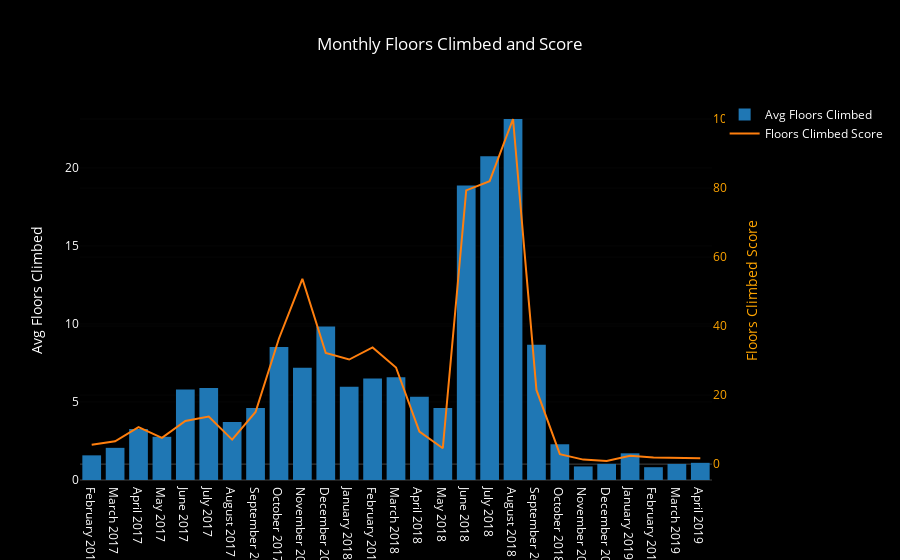

The code cell stored with this chart in its notebook:
### Code cell
bars = go.Bar(x=month_df.month_year, y=month_df.mean_flrs,
              name='Avg Floors Climbed', yaxis='y1')

score_line = go.Scatter(x=month_df.month_year, y=month_df.floors_score,
                        name='Floors Climbed Score', yaxis='y2')

layout = go.Layout({'plot_bgcolor': 'black', 'paper_bgcolor': 'black',
                    'font': {'color': 'white'},
                    'title': 'Monthly Floors Climbed and Score',
                    'yaxis': {'title': 'Avg Floors Climbed'},
                    'yaxis2': {'title': 'Floors Climbed Score',
                               'titlefont': {'color': 'orange'},
                               'tickfont': {'color': 'orange'},
                               'overlaying': 'y',
                               'side': 'right'},
                   'xaxis': {'type': '-'}})

data = [bars, score_line]
fig = go.Figure(data=data, layout=layout)
iplot(fig)

### Figure 1 — Plotly figure (JSON) as saved in the notebook; plotly's stock layout.template omitted (floating-point values rounded to 4 significant figures)
{"data": [{"name": "Avg Floors Climbed", "type": "bar", "uid": "485d8c51-b54f-479e-bd28-ffb6828e5b64", "x": ["February 2017", "March 2017", "April 2017", "May 2017", "June 2017", "July 2017", "August 2017", "September 2017", "October 2017", "November 2017", "December 2017", "January 2018", "February 2018", "March 2018", "April 2018", "May 2018", "June 2018", "July 2018", "August 2018", "September 2018", "October 2018", "November 2018", "December 2018", "January 2019", "February 2019", "March 2019", "April 2019"], "y": [1.58, 2.06, 3.27, 2.77, 5.8, 5.9, 3.71, 4.62, 8.52, 7.2, 9.84, 5.97, 6.5, 6.58, 5.33, 4.61, 18.87, 20.74, 23.13, 8.67, 2.29, 0.87, 1.03, 1.71, 0.82, 1.03, 1.1], "yaxis": "y"}, {"name": "Floors Climbed Score", "type": "scatter", "uid": "8349b977-54d9-49ab-95f5-d1a43bdd6588", "x": ["February 2017", "March 2017", "April 2017", "May 2017", "June 2017", "July 2017", "August 2017", "September 2017", "October 2017", "November 2017", "December 2017", "January 2018", "February 2018", "March 2018", "April 2018", "May 2018", "June 2018", "July 2018", "August 2018", "September 2018", "October 2018", "November 2018", "December 2018", "January 2019", "February 2019", "March 2019", "April 2019"], "y": [5.6, 6.6, 10.7, 7.6, 12.5, 13.8, 7.1, 15.1, 36.4, 53.7, 32.2, 30.3, 33.8, 28, 9.4, 4.6, 79.3, 82, 100, 21.5, 2.9, 1.3, 0.9, 2.4, 1.9, 1.7, 1.7], "yaxis": "y2"}], "layout": {"font": {"color": "white"}, "paper_bgcolor": "black", "plot_bgcolor": "black", "title": {"text": "Monthly Floors Climbed and Score"}, "xaxis": {"type": "-"}, "yaxis": {"title": {"text": "Avg Floors Climbed"}}, "yaxis2": {"overlaying": "y", "side": "right", "tickfont": {"color": "orange"}, "title": {"font": {"color": "orange"}, "text": "Floors Climbed Score"}}}}
